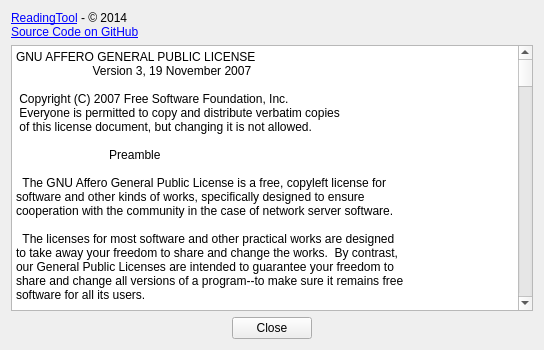
<?xml version="1.0" encoding="UTF-8"?>
<ui version="4.0">
 <class>About</class>
 <widget class="QWidget" name="About">
  <property name="windowModality">
   <enum>Qt::NonModal</enum>
  </property>
  <property name="geometry">
   <rect>
    <x>0</x>
    <y>0</y>
    <width>544</width>
    <height>350</height>
   </rect>
  </property>
  <property name="windowTitle">
   <string>About</string>
  </property>
  <layout class="QVBoxLayout" name="verticalLayout">
   <item>
    <widget class="QLabel" name="label">
     <property name="text">
      <string>&lt;a href=&quot;http://api.readingtool.net&quot;&gt;ReadingTool&lt;/a&gt; - &lt;span&gt;&amp;copy; 2014&lt;/span&gt;&lt;br/&gt;
&lt;a href=&quot;https://github.com/t123/ReadingTool.Python&quot;&gt;Source Code on GitHub&lt;/a&gt;</string>
     </property>
     <property name="openExternalLinks">
      <bool>true</bool>
     </property>
    </widget>
   </item>
   <item>
    <widget class="QPlainTextEdit" name="plainTextEdit">
     <property name="readOnly">
      <bool>true</bool>
     </property>
     <property name="plainText">
      <string>GNU AFFERO GENERAL PUBLIC LICENSE
                       Version 3, 19 November 2007

 Copyright (C) 2007 Free Software Foundation, Inc. &lt;http://fsf.org/&gt;
 Everyone is permitted to copy and distribute verbatim copies
 of this license document, but changing it is not allowed.

                            Preamble

  The GNU Affero General Public License is a free, copyleft license for
software and other kinds of works, specifically designed to ensure
cooperation with the community in the case of network server software.

  The licenses for most software and other practical works are designed
to take away your freedom to share and change the works.  By contrast,
our General Public Licenses are intended to guarantee your freedom to
share and change all versions of a program--to make sure it remains free
software for all its users.

  When we speak of free software, we are referring to freedom, not
price.  Our General Public Licenses are designed to make sure that you
have the freedom to distribute copies of free software (and charge for
them if you wish), that you receive source code or can get it if you
want it, that you can change the software or use pieces of it in new
free programs, and that you know you can do these things.

  Developers that use our General Public Licenses protect your rights
with two steps: (1) assert copyright on the software, and (2) offer
you this License which gives you legal permission to copy, distribute
and/or modify the software.

  A secondary benefit of defending all users' freedom is that
improvements made in alternate versions of the program, if they
receive widespread use, become available for other developers to
incorporate.  Many developers of free software are heartened and
encouraged by the resulting cooperation.  However, in the case of
software used on network servers, this result may fail to come about.
The GNU General Public License permits making a modified version and
letting the public access it on a server without ever releasing its
source code to the public.

  The GNU Affero General Public License is designed specifically to
ensure that, in such cases, the modified source code becomes available
to the community.  It requires the operator of a network server to
provide the source code of the modified version running there to the
users of that server.  Therefore, public use of a modified version, on
a publicly accessible server, gives the public access to the source
code of the modified version.

  An older license, called the Affero General Public License and
published by Affero, was designed to accomplish similar goals.  This is
a different license, not a version of the Affero GPL, but Affero has
released a new version of the Affero GPL which permits relicensing under
this license.

  The precise terms and conditions for copying, distribution and
modification follow.

                       TERMS AND CONDITIONS

  0. Definitions.

  &quot;This License&quot; refers to version 3 of the GNU Affero General Public License.

  &quot;Copyright&quot; also means copyright-like laws that apply to other kinds of
works, such as semiconductor masks.

  &quot;The Program&quot; refers to any copyrightable work licensed under this
License.  Each licensee is addressed as &quot;you&quot;.  &quot;Licensees&quot; and
&quot;recipients&quot; may be individuals or organizations.

  To &quot;modify&quot; a work means to copy from or adapt all or part of the work
in a fashion requiring copyright permission, other than the making of an
exact copy.  The resulting work is called a &quot;modified version&quot; of the
earlier work or a work &quot;based on&quot; the earlier work.

  A &quot;covered work&quot; means either the unmodified Program or a work based
on the Program.

  To &quot;propagate&quot; a work means to do anything with it that, without
permission, would make you directly or secondarily liable for
infringement under applicable copyright law, except executing it on a
computer or modifying a private copy.  Propagation includes copying,
distribution (with or without modification), making available to the
public, and in some countries other activities as well.

  To &quot;convey&quot; a work means any kind of propagation that enables other
parties to make or receive copies.  Mere interaction with a user through
a computer network, with no transfer of a copy, is not conveying.

  An interactive user interface displays &quot;Appropriate Legal Notices&quot;
to the extent that it includes a convenient and prominently visible
feature that (1) displays an appropriate copyright notice, and (2)
tells the user that there is no warranty for the work (except to the
extent that warranties are provided), that licensees may convey the
work under this License, and how to view a copy of this License.  If
the interface presents a list of user commands or options, such as a
menu, a prominent item in the list meets this criterion.

  1. Source Code.

  The &quot;source code&quot; for a work means the preferred form of the work
for making modifications to it.  &quot;Object code&quot; means any non-source
form of a work.

  A &quot;Standard Interface&quot; means an interface that either is an official
standard defined by a recognized standards body, or, in the case of
interfaces specified for a particular programming language, one that
is widely used among developers working in that language.

  The &quot;System Libraries&quot; of an executable work include anything, other
than the work as a whole, that (a) is included in the normal form of
packaging a Major Component, but which is not part of that Major
Component, and (b) serves only to enable use of the work with that
Major Component, or to implement a Standard Interface for which an
implementation is available to the public in source code form.  A
&quot;Major Component&quot;, in this context, means a major essential component
(kernel, window system, and so on) of the specific operating system
(if any) on which the executable work runs, or a compiler used to
produce the work, or an object code interpreter used to run it.

  The &quot;Corresponding Source&quot; for a work in object code form means all
the source code needed to generate, install, and (for an executable
work) run the object code and to modify the work, including scripts to
control those activities.  However, it does not include the work's
System Libraries, or general-purpose tools or generally available free
programs which are used unmodified in performing those activities but
which are not part of the work.  For example, Corresponding Source
includes interface definition files associated with source files for
the work, and the source code for shared libraries and dynamically
linked subprograms that the work is specifically designed to require,
such as by intimate data communication or control flow between those
subprograms and other parts of the work.

  The Corresponding Source need not include anything that users
can regenerate automatically from other parts of the Corresponding
Source.

  The Corresponding Source for a work in source code form is that
same work.

  2. Basic Permissions.

  All rights granted under this License are granted for the term of
copyright on the Program, and are irrevocable provided the stated
conditions are met.  This License explicitly affirms your unlimited
permission to run the unmodified Program.  The output from running a
covered work is covered by this License only if the output, given its
content, constitutes a covered work.  This License acknowledges your
rights of fair use or other equivalent, as provided by copyright law.

  You may make, run and propagate covered works that you do not
convey, without conditions so long as your license otherwise remains
in force.  You may convey covered works to others for the sole purpose
of having them make modifications exclusively for you, or provide you
with facilities for running those works, provided that you comply with
the terms of this License in conveying all material for which you do
not control copyright.  Those thus making or running the covered works
for you must do so exclusively on your behalf, under your direction
and control, on terms that prohibit them from making any copies of
your copyrighted material outside their relationship with you.

  Conveying under any other circumstances is permitted solely under
the conditions stated below.  Sublicensing is not allowed; section 10
makes it unnecessary.

  3. Protecting Users' Legal Rights From Anti-Circumvention Law.

  No covered work shall be deemed part of an effective technological
measure under any applicable law fulfilling obligations under article
11 of the WIPO copyright treaty adopted on 20 December 1996, or
similar laws prohibiting or restricting circumvention of such
measures.

  When you convey a covered work, you waive any legal power to forbid
circumvention of technological measures to the extent such circumvention
is effected by exercising rights under this License with respect to
the covered work, and you disclaim any intention to limit operation or
modification of the work as a means of enforcing, against the work's
users, your or third parties' legal rights to forbid circumvention of
technological measures.

  4. Conveying Verbatim Copies.

  You may convey verbatim copies of the Program's source code as you
receive it, in any medium, provided that you conspicuously and
appropriately publish on each copy an appropriate copyright notice;
keep intact all notices stating that this License and any
non-permissive terms added in accord with section 7 apply to the code;
keep intact all notices of the absence of any warranty; and give all
recipients a copy of this License along with the Program.

  You may charge any price or no price for each copy that you convey,
and you may offer support or warranty protection for a fee.

  5. Conveying Modified Source Versions.

  You may convey a work based on the Program, or the modifications to
produce it from the Program, in the form of source code under the
terms of section 4, provided that you also meet all of these conditions:

    a) The work must carry prominent notices stating that you modified
    it, and giving a relevant date.

    b) The work must carry prominent notices stating that it is
    released under this License and any conditions added under section
    7.  This requirement modifies the requirement in section 4 to
    &quot;keep intact all notices&quot;.

    c) You must license the entire work, as a whole, under this
    License to anyone who comes into possession of a copy.  This
    License will therefore apply, along with any applicable section 7
    additional terms, to the whole of the work, and all its parts,
    regardless of how they are packaged.  This License gives no
    permission to license the work in any other way, but it does not
    invalidate such permission if you have separately received it.

    d) If the work has interactive user interfaces, each must display
    Appropriate Legal Notices; however, if the Program has interactive
    interfaces that do not display Appropriate Legal Notices, your
    work need not make them do so.

  A compilation of a covered work with other separate and independent
works, which are not by their nature extensions of the covered work,
and which are not combined with it such as to form a larger program,
in or on a volume of a storage or distribution medium, is called an
&quot;aggregate&quot; if the compilation and its resulting copyright are not
used to limit the access or legal rights of the compilation's users
beyond what the individual works permit.  Inclusion of a covered work
in an aggregate does not cause this License to apply to the other
parts of the aggregate.

  6. Conveying Non-Source Forms.

  You may convey a covered work in object code form under the terms
of sections 4 and 5, provided that you also convey the
machine-readable Corresponding Source under the terms of this License,
in one of these ways:

    a) Convey the object code in, or embodied in, a physical product
    (including a physical distribution medium), accompanied by the
    Corresponding Source fixed on a durable physical medium
    customarily used for software interchange.

    b) Convey the object code in, or embodied in, a physical product
    (including a physical distribution medium), accompanied by a
    written offer, valid for at least three years and valid for as
    long as you offer spare parts or customer support for that product
    model, to give anyone who possesses the object code either (1) a
    copy of the Corresponding Source for all the software in the
    product that is covered by this License, on a durable physical
    medium customarily used for software interchange, for a price no
    more than your reasonable cost of physically performing this
    conveying of source, or (2) access to copy the
    Corresponding Source from a network server at no charge.

    c) Convey individual copies of the object code with a copy of the
    written offer to provide the Corresponding Source.  This
    alternative is allowed only occasionally and noncommercially, and
    only if you received the object code with such an offer, in accord
    with subsection 6b.

    d) Convey the object code by offering access from a designated
    place (gratis or for a charge), and offer equivalent access to the
    Corresponding Source in the same way through the same place at no
    further charge.  You need not require recipients to copy the
    Corresponding Source along with the object code.  If the place to
    copy the object code is a network server, the Corresponding Source
    may be on a different server (operated by you or a third party)
    that supports equivalent copying facilities, provided you maintain
    clear directions next to the object code saying where to find the
    Corresponding Source.  Regardless of what server hosts the
    Corresponding Source, you remain obligated to ensure that it is
    available for as long as needed to satisfy these requirements.

    e) Convey the object code using peer-to-peer transmission, provided
    you inform other peers where the object code and Corresponding
    Source of the work are being offered to the general public at no
    charge under subsection 6d.

  A separable portion of the object code, whose source code is excluded
from the Corresponding Source as a System Library, need not be
included in conveying the object code work.

  A &quot;User Product&quot; is either (1) a &quot;consumer product&quot;, which means any
tangible personal property which is normally used for personal, family,
or household purposes, or (2) anything designed or sold for incorporation
into a dwelling.  In determining whether a product is a consumer product,
doubtful cases shall be resolved in favor of coverage.  For a particular
product received by a particular user, &quot;normally used&quot; refers to a
typical or common use of that class of product, regardless of the status
of the particular user or of the way in which the particular user
actually uses, or expects or is expected to use, the product.  A product
is a consumer product regardless of whether the product has substantial
commercial, industrial or non-consumer uses, unless such uses represent
the only significant mode of use of the product.

  &quot;Installation Information&quot; for a User Product means any methods,
procedures, authorization keys, or other information required to install
and execute modified versions of a covered work in that User Product from
a modified version of its Corresponding Source.  The information must
suffice to ensure that the continued functioning of the modified object
code is in no case prevented or interfered with solely because
modification has been made.

  If you convey an object code work under this section in, or with, or
specifically for use in, a User Product, and the conveying occurs as
part of a transaction in which the right of possession and use of the
User Product is transferred to the recipient in perpetuity or for a
fixed term (regardless of how the transaction is characterized), the
Corresponding Source conveyed under this section must be accompanied
by the Installation Information.  But this requirement does not apply
if neither you nor any third party retains the ability to install
modified object code on the User Product (for example, the work has
been installed in ROM).

  The requirement to provide Installation Information does not include a
requirement to continue to provide support service, warranty, or updates
for a work that has been modified or installed by the recipient, or for
the User Product in which it has been modified or installed.  Access to a
network may be denied when the modification itself materially and
adversely affects the operation of the network or violates the rules and
protocols for communication across the network.

  Corresponding Source conveyed, and Installation Information provided,
in accord with this section must be in a format that is publicly
documented (and with an implementation available to the public in
source code form), and must require no special password or key for
unpacking, reading or copying.

  7. Additional Terms.

  &quot;Additional permissions&quot; are terms that supplement the terms of this
License by making exceptions from one or more of its conditions.
Additional permissions that are applicable to the entire Program shall
be treated as though they were included in this License, to the extent
that they are valid under applicable law.  If additional permissions
apply only to part of the Program, that part may be used separately
under those permissions, but the entire Program remains governed by
this License without regard to the additional permissions.

  When you convey a copy of a covered work, you may at your option
remove any additional permissions from that copy, or from any part of
it.  (Additional permissions may be written to require their own
removal in certain cases when you modify the work.)  You may place
additional permissions on material, added by you to a covered work,
for which you have or can give appropriate copyright permission.

  Notwithstanding any other provision of this License, for material you
add to a covered work, you may (if authorized by the copyright holders of
that material) supplement the terms of this License with terms:

    a) Disclaiming warranty or limiting liability differently from the
    terms of sections 15 and 16 of this License; or

    b) Requiring preservation of specified reasonable legal notices or
    author attributions in that material or in the Appropriate Legal
    Notices displayed by works containing it; or

    c) Prohibiting misrepresentation of the origin of that material, or
    requiring that modified versions of such material be marked in
    reasonable ways as different from the original version; or

    d) Limiting the use for publicity purposes of names of licensors or
    authors of the material; or

    e) Declining to grant rights under trademark law for use of some
    trade names, trademarks, or service marks; or

    f) Requiring indemnification of licensors and authors of that
    material by anyone who conveys the material (or modified versions of
    it) with contractual assumptions of liability to the recipient, for
    any liability that these contractual assumptions directly impose on
    those licensors and authors.

  All other non-permissive additional terms are considered &quot;further
restrictions&quot; within the meaning of section 10.  If the Program as you
received it, or any part of it, contains a notice stating that it is
governed by this License along with a term that is a further
restriction, you may remove that term.  If a license document contains
a further restriction but permits relicensing or conveying under this
License, you may add to a covered work material governed by the terms
of that license document, provided that the further restriction does
not survive such relicensing or conveying.

  If you add terms to a covered work in accord with this section, you
must place, in the relevant source files, a statement of the
additional terms that apply to those files, or a notice indicating
where to find the applicable terms.

  Additional terms, permissive or non-permissive, may be stated in the
form of a separately written license, or stated as exceptions;
the above requirements apply either way.

  8. Termination.

  You may not propagate or modify a covered work except as expressly
provided under this License.  Any attempt otherwise to propagate or
modify it is void, and will automatically terminate your rights under
this License (including any patent licenses granted under the third
paragraph of section 11).

  However, if you cease all violation of this License, then your
license from a particular copyright holder is reinstated (a)
provisionally, unless and until the copyright holder explicitly and
finally terminates your license, and (b) permanently, if the copyright
holder fails to notify you of the violation by some reasonable means
prior to 60 days after the cessation.

  Moreover, your license from a particular copyright holder is
reinstated permanently if the copyright holder notifies you of the
violation by some reasonable means, this is the first time you have
received notice of violation of this License (for any work) from that
copyright holder, and you cure the violation prior to 30 days after
your receipt of the notice.

  Termination of your rights under this section does not terminate the
licenses of parties who have received copies or rights from you under
this License.  If your rights have been terminated and not permanently
reinstated, you do not qualify to receive new licenses for the same
material under section 10.

  9. Acceptance Not Required for Having Copies.

  You are not required to accept this License in order to receive or
run a copy of the Program.  Ancillary propagation of a covered work
occurring solely as a consequence of using peer-to-peer transmission
to receive a copy likewise does not require acceptance.  However,
nothing other than this License grants you permission to propagate or
modify any covered work.  These actions infringe copyright if you do
not accept this License.  Therefore, by modifying or propagating a
covered work, you indicate your acceptance of this License to do so.

  10. Automatic Licensing of Downstream Recipients.

  Each time you convey a covered work, the recipient automatically
receives a license from the original licensors, to run, modify and
propagate that work, subject to this License.  You are not responsible
for enforcing compliance by third parties with this License.

  An &quot;entity transaction&quot; is a transaction transferring control of an
organization, or substantially all assets of one, or subdividing an
organization, or merging organizations.  If propagation of a covered
work results from an entity transaction, each party to that
transaction who receives a copy of the work also receives whatever
licenses to the work the party's predecessor in interest had or could
give under the previous paragraph, plus a right to possession of the
Corresponding Source of the work from the predecessor in interest, if
the predecessor has it or can get it with reasonable efforts.

  You may not impose any further restrictions on the exercise of the
rights granted or affirmed under this License.  For example, you may
not impose a license fee, royalty, or other charge for exercise of
rights granted under this License, and you may not initiate litigation
(including a cross-claim or counterclaim in a lawsuit) alleging that
any patent claim is infringed by making, using, selling, offering for
sale, or importing the Program or any portion of it.

  11. Patents.

  A &quot;contributor&quot; is a copyright holder who authorizes use under this
License of the Program or a work on which the Program is based.  The
work thus licensed is called the contributor's &quot;contributor version&quot;.

  A contributor's &quot;essential patent claims&quot; are all patent claims
owned or controlled by the contributor, whether already acquired or
hereafter acquired, that would be infringed by some manner, permitted
by this License, of making, using, or selling its contributor version,
but do not include claims that would be infringed only as a
consequence of further modification of the contributor version.  For
purposes of this definition, &quot;control&quot; includes the right to grant
patent sublicenses in a manner consistent with the requirements of
this License.

  Each contributor grants you a non-exclusive, worldwide, royalty-free
patent license under the contributor's essential patent claims, to
make, use, sell, offer for sale, import and otherwise run, modify and
propagate the contents of its contributor version.

  In the following three paragraphs, a &quot;patent license&quot; is any express
agreement or commitment, however denominated, not to enforce a patent
(such as an express permission to practice a patent or covenant not to
sue for patent infringement).  To &quot;grant&quot; such a patent license to a
party means to make such an agreement or commitment not to enforce a
patent against the party.

  If you convey a covered work, knowingly relying on a patent license,
and the Corresponding Source of the work is not available for anyone
to copy, free of charge and under the terms of this License, through a
publicly available network server or other readily accessible means,
then you must either (1) cause the Corresponding Source to be so
available, or (2) arrange to deprive yourself of the benefit of the
patent license for this particular work, or (3) arrange, in a manner
consistent with the requirements of this License, to extend the patent
license to downstream recipients.  &quot;Knowingly relying&quot; means you have
actual knowledge that, but for the patent license, your conveying the
covered work in a country, or your recipient's use of the covered work
in a country, would infringe one or more identifiable patents in that
country that you have reason to believe are valid.

  If, pursuant to or in connection with a single transaction or
arrangement, you convey, or propagate by procuring conveyance of, a
covered work, and grant a patent license to some of the parties
receiving the covered work authorizing them to use, propagate, modify
or convey a specific copy of the covered work, then the patent license
you grant is automatically extended to all recipients of the covered
work and works based on it.

  A patent license is &quot;discriminatory&quot; if it does not include within
the scope of its coverage, prohibits the exercise of, or is
conditioned on the non-exercise of one or more of the rights that are
specifically granted under this License.  You may not convey a covered
work if you are a party to an arrangement with a third party that is
in the business of distributing software, under which you make payment
to the third party based on the extent of your activity of conveying
the work, and under which the third party grants, to any of the
parties who would receive the covered work from you, a discriminatory
patent license (a) in connection with copies of the covered work
conveyed by you (or copies made from those copies), or (b) primarily
for and in connection with specific products or compilations that
contain the covered work, unless you entered into that arrangement,
or that patent license was granted, prior to 28 March 2007.

  Nothing in this License shall be construed as excluding or limiting
any implied license or other defenses to infringement that may
otherwise be available to you under applicable patent law.

  12. No Surrender of Others' Freedom.

  If conditions are imposed on you (whether by court order, agreement or
otherwise) that contradict the conditions of this License, they do not
excuse you from the conditions of this License.  If you cannot convey a
covered work so as to satisfy simultaneously your obligations under this
License and any other pertinent obligations, then as a consequence you may
not convey it at all.  For example, if you agree to terms that obligate you
to collect a royalty for further conveying from those to whom you convey
the Program, the only way you could satisfy both those terms and this
License would be to refrain entirely from conveying the Program.

  13. Remote Network Interaction; Use with the GNU General Public License.

  Notwithstanding any other provision of this License, if you modify the
Program, your modified version must prominently offer all users
interacting with it remotely through a computer network (if your version
supports such interaction) an opportunity to receive the Corresponding
Source of your version by providing access to the Corresponding Source
from a network server at no charge, through some standard or customary
means of facilitating copying of software.  This Corresponding Source
shall include the Corresponding Source for any work covered by version 3
of the GNU General Public License that is incorporated pursuant to the
following paragraph.

  Notwithstanding any other provision of this License, you have
permission to link or combine any covered work with a work licensed
under version 3 of the GNU General Public License into a single
combined work, and to convey the resulting work.  The terms of this
License will continue to apply to the part which is the covered work,
but the work with which it is combined will remain governed by version
3 of the GNU General Public License.

  14. Revised Versions of this License.

  The Free Software Foundation may publish revised and/or new versions of
the GNU Affero General Public License from time to time.  Such new versions
will be similar in spirit to the present version, but may differ in detail to
address new problems or concerns.

  Each version is given a distinguishing version number.  If the
Program specifies that a certain numbered version of the GNU Affero General
Public License &quot;or any later version&quot; applies to it, you have the
option of following the terms and conditions either of that numbered
version or of any later version published by the Free Software
Foundation.  If the Program does not specify a version number of the
GNU Affero General Public License, you may choose any version ever published
by the Free Software Foundation.

  If the Program specifies that a proxy can decide which future
versions of the GNU Affero General Public License can be used, that proxy's
public statement of acceptance of a version permanently authorizes you
to choose that version for the Program.

  Later license versions may give you additional or different
permissions.  However, no additional obligations are imposed on any
author or copyright holder as a result of your choosing to follow a
later version.

  15. Disclaimer of Warranty.

  THERE IS NO WARRANTY FOR THE PROGRAM, TO THE EXTENT PERMITTED BY
APPLICABLE LAW.  EXCEPT WHEN OTHERWISE STATED IN WRITING THE COPYRIGHT
HOLDERS AND/OR OTHER PARTIES PROVIDE THE PROGRAM &quot;AS IS&quot; WITHOUT WARRANTY
OF ANY KIND, EITHER EXPRESSED OR IMPLIED, INCLUDING, BUT NOT LIMITED TO,
THE IMPLIED WARRANTIES OF MERCHANTABILITY AND FITNESS FOR A PARTICULAR
PURPOSE.  THE ENTIRE RISK AS TO THE QUALITY AND PERFORMANCE OF THE PROGRAM
IS WITH YOU.  SHOULD THE PROGRAM PROVE DEFECTIVE, YOU ASSUME THE COST OF
ALL NECESSARY SERVICING, REPAIR OR CORRECTION.

  16. Limitation of Liability.

  IN NO EVENT UNLESS REQUIRED BY APPLICABLE LAW OR AGREED TO IN WRITING
WILL ANY COPYRIGHT HOLDER, OR ANY OTHER PARTY WHO MODIFIES AND/OR CONVEYS
THE PROGRAM AS PERMITTED ABOVE, BE LIABLE TO YOU FOR DAMAGES, INCLUDING ANY
GENERAL, SPECIAL, INCIDENTAL OR CONSEQUENTIAL DAMAGES ARISING OUT OF THE
USE OR INABILITY TO USE THE PROGRAM (INCLUDING BUT NOT LIMITED TO LOSS OF
DATA OR DATA BEING RENDERED INACCURATE OR LOSSES SUSTAINED BY YOU OR THIRD
PARTIES OR A FAILURE OF THE PROGRAM TO OPERATE WITH ANY OTHER PROGRAMS),
EVEN IF SUCH HOLDER OR OTHER PARTY HAS BEEN ADVISED OF THE POSSIBILITY OF
SUCH DAMAGES.

  17. Interpretation of Sections 15 and 16.

  If the disclaimer of warranty and limitation of liability provided
above cannot be given local legal effect according to their terms,
reviewing courts shall apply local law that most closely approximates
an absolute waiver of all civil liability in connection with the
Program, unless a warranty or assumption of liability accompanies a
copy of the Program in return for a fee.

                     END OF TERMS AND CONDITIONS

            How to Apply These Terms to Your New Programs

  If you develop a new program, and you want it to be of the greatest
possible use to the public, the best way to achieve this is to make it
free software which everyone can redistribute and change under these terms.

  To do so, attach the following notices to the program.  It is safest
to attach them to the start of each source file to most effectively
state the exclusion of warranty; and each file should have at least
the &quot;copyright&quot; line and a pointer to where the full notice is found.

    &lt;one line to give the program's name and a brief idea of what it does.&gt;
    Copyright (C) &lt;year&gt;  &lt;name of author&gt;

    This program is free software: you can redistribute it and/or modify
    it under the terms of the GNU Affero General Public License as published
    by the Free Software Foundation, either version 3 of the License, or
    (at your option) any later version.

    This program is distributed in the hope that it will be useful,
    but WITHOUT ANY WARRANTY; without even the implied warranty of
    MERCHANTABILITY or FITNESS FOR A PARTICULAR PURPOSE.  See the
    GNU Affero General Public License for more details.

    You should have received a copy of the GNU Affero General Public License
    along with this program.  If not, see &lt;http://www.gnu.org/licenses/&gt;.

Also add information on how to contact you by electronic and paper mail.

  If your software can interact with users remotely through a computer
network, you should also make sure that it provides a way for users to
get its source.  For example, if your program is a web application, its
interface could display a &quot;Source&quot; link that leads users to an archive
of the code.  There are many ways you could offer source, and different
solutions will be better for different programs; see section 13 for the
specific requirements.

  You should also get your employer (if you work as a programmer) or school,
if any, to sign a &quot;copyright disclaimer&quot; for the program, if necessary.
For more information on this, and how to apply and follow the GNU AGPL, see
&lt;http://www.gnu.org/licenses/&gt;.</string>
     </property>
    </widget>
   </item>
   <item>
    <layout class="QHBoxLayout" name="horizontalLayout">
     <item>
      <spacer name="horizontalSpacer">
       <property name="orientation">
        <enum>Qt::Horizontal</enum>
       </property>
       <property name="sizeHint" stdset="0">
        <size>
         <width>40</width>
         <height>20</height>
        </size>
       </property>
      </spacer>
     </item>
     <item>
      <widget class="QPushButton" name="pbClose">
       <property name="text">
        <string>Close</string>
       </property>
      </widget>
     </item>
     <item>
      <spacer name="horizontalSpacer_2">
       <property name="orientation">
        <enum>Qt::Horizontal</enum>
       </property>
       <property name="sizeHint" stdset="0">
        <size>
         <width>40</width>
         <height>20</height>
        </size>
       </property>
      </spacer>
     </item>
    </layout>
   </item>
  </layout>
 </widget>
 <resources/>
 <connections>
  <connection>
   <sender>pbClose</sender>
   <signal>clicked()</signal>
   <receiver>About</receiver>
   <slot>close()</slot>
   <hints>
    <hint type="sourcelabel">
     <x>267</x>
     <y>321</y>
    </hint>
    <hint type="destinationlabel">
     <x>271</x>
     <y>174</y>
    </hint>
   </hints>
  </connection>
 </connections>
</ui>
